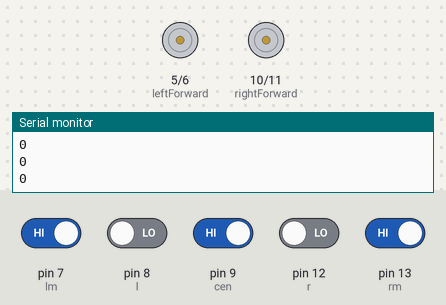
This sketch was run on a simulated Arduino Uno, built with avr-gcc and run on an emulated ATmega328P. Shown: motor-driver pin pairs drawn as motors (green arrow = first pin HIGH = forward, orange = second pin HIGH = backward, longer = more drive), the last lines printed to the serial monitor. The inputs (shaded band) are chosen by the test bench; at power-on: pin 7 (lm), pin 9 (cen), pin 13 (rm) HIGH, pin 8 (l), pin 12 (r) LOW.

Above: at 0.8 s.
0.9 s: pin 8 (l) driven HIGH
At 2.1 s:
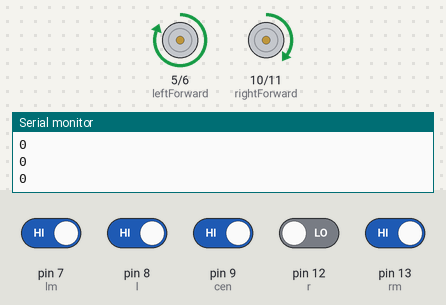
2.4 s: pin 8 (l) driven LOW and pin 12 (r) driven HIGH
At 3.4 s:
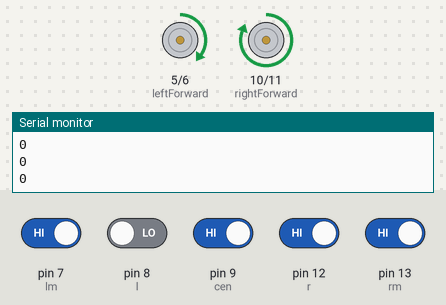
3.9 s: pin 7 (lm) driven LOW and pin 8 (l) driven HIGH and pin 9 (cen) driven LOW and pin 12 (r) driven LOW and pin 13 (rm) driven LOW
At 4.5 s:
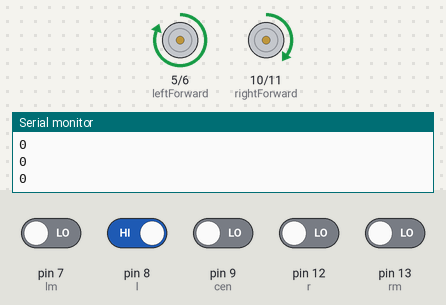
5.4 s: pin 12 (r) driven HIGH
At 5.7 s:
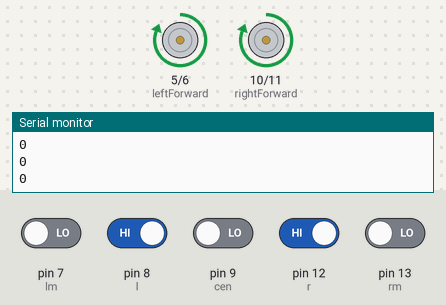
6.9 s: pin 12 (r) driven LOW
At 7.9 s:
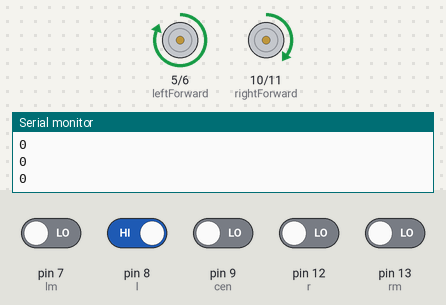
8.4 s: pin 8 (l) driven LOW
At 9.0 s:
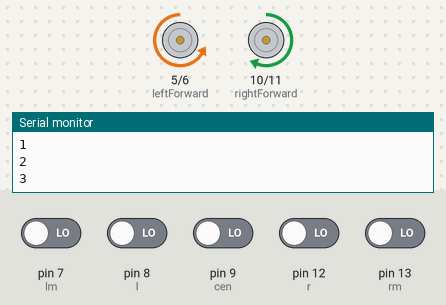
Timing chart, 0 to 13.9 s (numbered marks = the images above; inputs shaded):
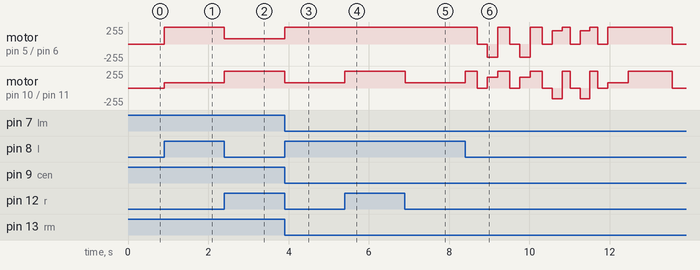

Measured:
- after the input at 0.9 s, motor on pin 5 (leftForward) / pin 6 (leftBackward): stopped → forward 255/255 at once; motor on pin 10 (rightForward) / pin 11 (rightBackward): stopped → forward 80/255 at once
- after the input at 2.4 s, motor on pin 5 (leftForward) / pin 6 (leftBackward): forward 255/255 → forward 80/255 at once; motor on pin 10 (rightForward) / pin 11 (rightBackward): forward 80/255 → forward 255/255 at once
- after the input at 3.9 s, motor on pin 5 (leftForward) / pin 6 (leftBackward): forward 80/255 → forward 255/255 at once; motor on pin 10 (rightForward) / pin 11 (rightBackward): forward 255/255 → forward 80/255 at once
- after the input at 5.4 s, motor on pin 10 (rightForward) / pin 11 (rightBackward): forward 80/255 → forward 255/255 at once
- after the input at 6.9 s, motor on pin 10 (rightForward) / pin 11 (rightBackward): forward 255/255 → forward 80/255 at once

The sketch:

RTR_final_left.ino
```cpp
// Motor Left
#define leftForward 5 //orange //1
#define leftBackward 6 //red //2

// Motor Right
#define rightForward 10 //black // 2
#define rightBackward 11 //orange //1

#define lm 7
#define l 8
#define cen 9
#define r 12
#define rm 13

int lSpeed = 255;//225 //250; //205
int rSpeed = 255;//225 //245; //200

int slightTurnSpeed = 80;//60  // Increased slight turn speed for faster turns
int sharpleft = 200; // Increased sharp turn speed for faster and smoother turns
int sharpright = 160; // Increased sharp turn speed for faster and smoother turns

void setup() {
  // Motor Left
  pinMode(leftForward, OUTPUT);
  pinMode(leftBackward, OUTPUT);

  // Motor Right
  pinMode(rightForward, OUTPUT);
  pinMode(rightBackward, OUTPUT);

  pinMode(lm, INPUT);
  pinMode(l, INPUT);
  pinMode(cen, INPUT);
  pinMode(r, INPUT);
  pinMode(rm, INPUT);

  Serial.begin(9600);

  lineFollowUntil(4);
  delay(250); //delay(50)
  SharpLeft();

  lineFollowUntil(4);
  delay(250);
  SharpLeft();

  lineFollowUntil(4);
  delay(250);
  SharpRight();

  lineFollowUntil(3);
  delay(250);
  SharpRight();

  lineFollowUntil(3);
  delay(250);
  Slightright();
  delay(500); //delay(400);

  moveForward();
  delay(1100);
  stop();
}

void loop() {

}

////////////////////////////////////////////
void moveForward() {
  //left motor
  analogWrite(leftForward, lSpeed);
  analogWrite(leftBackward, 0);

  //Right Motor
  analogWrite(rightForward, rSpeed);
  analogWrite(rightBackward, 0);
}

void backward() {
  //Left motor
  analogWrite(leftForward, 0);
  analogWrite(leftBackward, lSpeed);

  //Right motor
  analogWrite(rightForward, 0);
  analogWrite(rightBackward, rSpeed);
}

void stop() {
  analogWrite(leftForward, 0);
  analogWrite(leftBackward, 0);

  analogWrite(rightForward, 0);
  analogWrite(rightBackward, 0);
}

void halt(){
  analogWrite(leftForward, 255);
  analogWrite(leftBackward, 255);

  analogWrite(rightForward, 255);
  analogWrite(rightBackward, 255);
}

//*Slight**
void Slightright() {
  // Left motor
  analogWrite(leftForward, lSpeed);
  analogWrite(leftBackward, 0);

  // Right motor
  analogWrite(rightForward, slightTurnSpeed);
  analogWrite(rightBackward, 0);
}

void Slightleft() {
  // Left motor
  analogWrite(leftForward, slightTurnSpeed);
  analogWrite(leftBackward, 0);

  // Right motor
  analogWrite(rightForward, rSpeed);
  analogWrite(rightBackward,  0);
}

//*Sharp**
void SharpRight(){
  //left
  analogWrite(leftForward, sharpleft);
  analogWrite(leftBackward, 0);

  //Right
  analogWrite(rightForward, 0);
  analogWrite(rightBackward, sharpright);

  delay(240); // Reduced delay for faster turn
}

void SharpLeft(){
  //left
  analogWrite(leftForward, 0);
  analogWrite(leftBackward, sharpleft);

  //Right
  analogWrite(rightForward, sharpright);
  analogWrite(rightBackward, 0);

  delay(260); // Reduced delay for faster turn
}

/////////////////////////////////////////////////////////

void lineFollow(int &currentCounter, int targetCounter, int leftMost, int left, int center, int right, int rightMost)
{
  // Simple Logic for Line Folllow
  if (left == 1 && center == 0 && right == 1 )
  {
    moveForward();
  }
  else if (left == 0 && center == 1 && right == 1)
  {
    Slightleft();
  }
  else if (left == 1 && center == 1 && right == 0)
  {
    Slightright();
  }
  else if (left == 0 && center == 0 && right == 1)
  {
    Slightleft();
  }
  else if (left == 1 && center == 0 && right == 0)
  {
    Slightright();
  }
  else if (leftMost == 0 && left == 0 && center == 0 && right == 0 && rightMost == 0)
  {
    currentCounter++;
    if (currentCounter != targetCounter)
    {
      moveForward();
      delay(100);
    }
  }
}

void lineFollowUntil(int untilCount)
{
  int counter = 0;

  while (counter < untilCount)
  {
    Serial.print(counter);
    Serial.println(" ");

    bool leftMost = digitalRead(lm); // left most
    bool left = digitalRead(l); // left
    bool center = digitalRead(cen); // center
    bool right = digitalRead(r); //right
    bool rightMost = digitalRead(rm); // right most

    lineFollow(counter, untilCount, leftMost, left, center, right, rightMost);

    if (counter >= untilCount)
    {
      stop();
      break;
    }
  }
}
```
